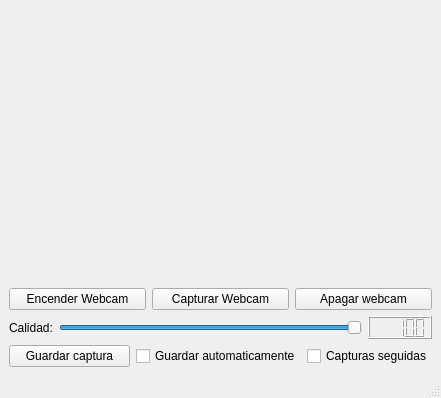
<?xml version="1.0" encoding="UTF-8"?>
<ui version="4.0">
 <class>ventanawebcam</class>
 <widget class="QMainWindow" name="ventanawebcam">
  <property name="geometry">
   <rect>
    <x>0</x>
    <y>0</y>
    <width>441</width>
    <height>398</height>
   </rect>
  </property>
  <property name="windowTitle">
   <string>Captura de Webcam</string>
  </property>
  <widget class="QWidget" name="centralwidget">
   <layout class="QVBoxLayout" name="verticalLayout_2">
    <item>
     <layout class="QVBoxLayout" name="verticalLayout">
      <item>
       <widget class="QLabel" name="imagenWebcam">
        <property name="sizePolicy">
         <sizepolicy hsizetype="Expanding" vsizetype="Expanding">
          <horstretch>0</horstretch>
          <verstretch>0</verstretch>
         </sizepolicy>
        </property>
        <property name="text">
         <string/>
        </property>
       </widget>
      </item>
      <item>
       <layout class="QHBoxLayout" name="horizontalLayout">
        <item>
         <widget class="QPushButton" name="botonEncenderWebcam">
          <property name="text">
           <string>Encender Webcam</string>
          </property>
         </widget>
        </item>
        <item>
         <widget class="QPushButton" name="botonCapturarwebcam">
          <property name="text">
           <string>Capturar Webcam</string>
          </property>
         </widget>
        </item>
        <item>
         <widget class="QPushButton" name="botonApagarWebcam">
          <property name="text">
           <string>Apagar webcam</string>
          </property>
         </widget>
        </item>
       </layout>
      </item>
      <item>
       <layout class="QHBoxLayout" name="horizontalLayout_2">
        <item>
         <widget class="QLabel" name="labelCalidad">
          <property name="text">
           <string>Calidad:</string>
          </property>
         </widget>
        </item>
        <item>
         <widget class="QSlider" name="barraCalidad">
          <property name="maximum">
           <number>100</number>
          </property>
          <property name="value">
           <number>100</number>
          </property>
          <property name="orientation">
           <enum>Qt::Horizontal</enum>
          </property>
         </widget>
        </item>
        <item>
         <widget class="QLCDNumber" name="lcdCalidad">
          <property name="value" stdset="0">
           <double>100.000000000000000</double>
          </property>
         </widget>
        </item>
       </layout>
      </item>
     </layout>
    </item>
    <item>
     <layout class="QHBoxLayout" name="horizontalLayout_4">
      <item>
       <widget class="QPushButton" name="botonGuardarCaptura">
        <property name="text">
         <string>Guardar captura</string>
        </property>
       </widget>
      </item>
      <item>
       <widget class="QCheckBox" name="checkGuardarAutomaticamente">
        <property name="text">
         <string>Guardar automaticamente</string>
        </property>
       </widget>
      </item>
      <item>
       <widget class="QCheckBox" name="checkCapturaAutomatica">
        <property name="text">
         <string>Capturas seguidas</string>
        </property>
       </widget>
      </item>
     </layout>
    </item>
   </layout>
  </widget>
  <widget class="QMenuBar" name="menubar">
   <property name="geometry">
    <rect>
     <x>0</x>
     <y>0</y>
     <width>441</width>
     <height>21</height>
    </rect>
   </property>
  </widget>
  <widget class="QStatusBar" name="statusbar"/>
 </widget>
 <resources/>
 <connections/>
</ui>
